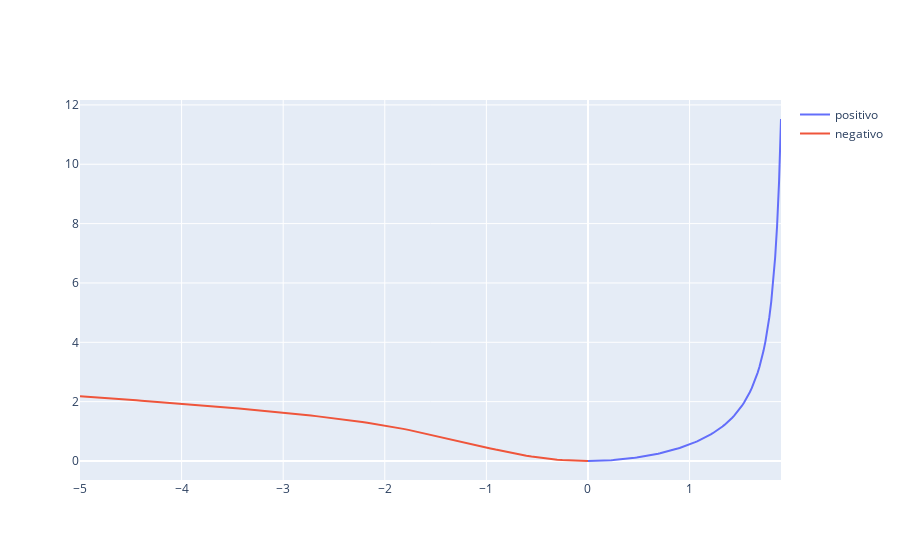

Source (notebook cell):
### Code cell
fig = go.Figure()
fig.add_scatter(x = xp, y = yp, name = 'positivo')
fig.add_scatter(x = xm, y=ym, name = 'negativo')
